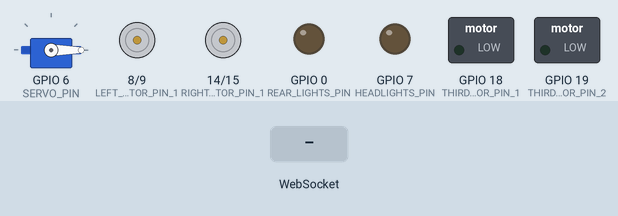
This sketch was run on a simulated ESP32-S3. Parts: servo, motor-driver pin pairs drawn as motors (green arrow = first pin HIGH = forward, orange = second pin HIGH = backward, longer = more drive), switched loads named in the sketch (green lamp = pin HIGH), output pins drawn as LEDs (lit = HIGH). Inputs (shaded band) come from the test bench. WiFi joins after 1.5 s; servers stay silent unless stated; storage starts empty; not simulated (calls return 0 or success): secrets.h; what the sketch prints to the serial monitor is not drawn.

Above: at 3.2 s.
3.3 s: WebSocket text "forward" received
At 4.0 s:
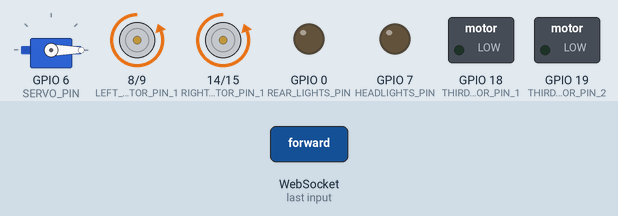
4.8 s: WebSocket text "backward" received
At 5.1 s:
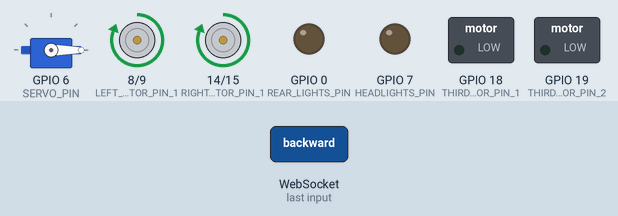
6.3 s: WebSocket text "left" received
At 7.5 s:
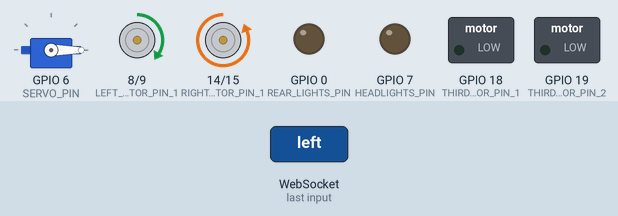
7.8 s: WebSocket text "right" received
At 8.6 s:
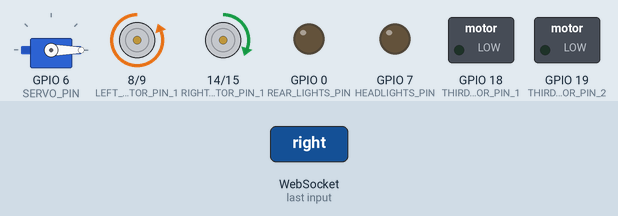
9.3 s: WebSocket text "forwardLeft" received
At 9.7 s:
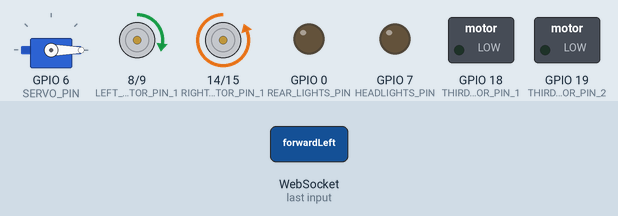
10.8 s: WebSocket text "backwardLeft" received
At 12.1 s:
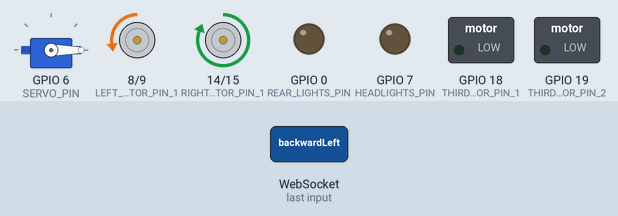
Timing chart, 0 to 13.3 s (numbered marks = the images above; inputs shaded):
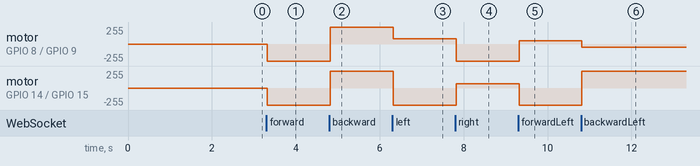

Measured:
- after the input at 3.3 s, motor on GPIO 8 (LEFT_MOTOR_PIN_1) / GPIO 9 (LEFT_MOTOR_PIN_2), motor on GPIO 14 (RIGHT_MOTOR_PIN_1) / GPIO 15 (RIGHT_MOTOR_PIN_2): stopped → backward 255/255 at once
- after the input at 4.8 s, motor on GPIO 8 (LEFT_MOTOR_PIN_1) / GPIO 9 (LEFT_MOTOR_PIN_2), motor on GPIO 14 (RIGHT_MOTOR_PIN_1) / GPIO 15 (RIGHT_MOTOR_PIN_2): backward 255/255 → forward 255/255 at once
- after the input at 6.3 s, motor on GPIO 8 (LEFT_MOTOR_PIN_1) / GPIO 9 (LEFT_MOTOR_PIN_2): forward 255/255 → forward 76/255 at once; motor on GPIO 14 (RIGHT_MOTOR_PIN_1) / GPIO 15 (RIGHT_MOTOR_PIN_2): forward 255/255 → backward 255/255 at once
- after the input at 7.8 s, motor on GPIO 8 (LEFT_MOTOR_PIN_1) / GPIO 9 (LEFT_MOTOR_PIN_2): forward 76/255 → backward 255/255 at once; motor on GPIO 14 (RIGHT_MOTOR_PIN_1) / GPIO 15 (RIGHT_MOTOR_PIN_2): backward 255/255 → forward 63/255 at once
- after the input at 9.3 s, motor on GPIO 8 (LEFT_MOTOR_PIN_1) / GPIO 9 (LEFT_MOTOR_PIN_2): backward 255/255 → forward 51/255 at once; motor on GPIO 14 (RIGHT_MOTOR_PIN_1) / GPIO 15 (RIGHT_MOTOR_PIN_2): forward 63/255 → backward 255/255 at once
- after the input at 10.8 s, motor on GPIO 8 (LEFT_MOTOR_PIN_1) / GPIO 9 (LEFT_MOTOR_PIN_2): forward 51/255 → backward 51/255 at once; motor on GPIO 14 (RIGHT_MOTOR_PIN_1) / GPIO 15 (RIGHT_MOTOR_PIN_2): backward 255/255 → forward 255/255 at once

The sketch:

MainCode.ino
```cpp
#include <WiFi.h>
#include <ESPAsyncWebServer.h>
#include <AsyncWebSocket.h>
#include <LittleFS.h>
#include <ESP32Servo.h>

#include "utils.h"
#include "secrets.h"

#define SERVO_PIN 6

Servo servo;

const int speed = 255;
double rightTurnReversePercentage = 0.25;
double leftTurnReversePercentage = 0.3;
bool headlightsIsOn = false;
bool rearLightsIsOn = false;

AsyncWebServer server(80);
AsyncWebSocket webSocket("/ws");

void dealWithMessage(String msg) {
  if (msg.length() > 0) {
    if (msg[0] == 'R') {
      rightTurnReversePercentage = msg.substring(1).toDouble() / 100;
      return;
    } else if (msg[0] == 'L') {
      leftTurnReversePercentage = msg.substring(1).toDouble() / 100;
      return;
    } else if (msg[0] == 'S') {
      servo.write(msg.substring(1).toInt());
      return;
    }
  }

  if (msg == "forward") {
    moveForward(speed);
  } else if (msg == "backward") {
    moveBackward(speed);
  } else if (msg == "left") {
    moveLeft(speed, leftTurnReversePercentage);
  } else if (msg == "right") {
    moveRight(speed, rightTurnReversePercentage);
  } else if (msg == "forwardLeft") {
    diagonalForwardLeft(speed);
  } else if (msg == "forwardRight") {
    diagonalForwardRight(speed);
  } else if (msg == "backwardLeft") {
    diagonalBackwardLeft(speed);
  } else if (msg == "backwardRight") {
    diagonalBackwardRight(speed);
  } else if (msg == "stopCar") {
    moveForward(0);
  } else if (msg == "headlights") {
    headlightsIsOn = !headlightsIsOn;
    toggleHeadlights(headlightsIsOn);
  } else if (msg == "rearLights") {
    rearLightsIsOn = !rearLightsIsOn;
    toggleRearLights(rearLightsIsOn);
  } else if (msg == "direction1") {
    thirdMotorDirection1();
  } else if (msg == "direction2") {
    thirdMotorDirection2();
  } else if (msg == "stopThirdMotor") {
    stopThirdMotor();
  } else {
    Serial.println("Message is not recognized: " + msg);
  }
}

// Actual webSocket code
void onWebSocketEvent(AsyncWebSocket* server, AsyncWebSocketClient* client, AwsEventType type, void* arg, uint8_t* payload, size_t length) {
  switch (type) {
    case WS_EVT_CONNECT:
      Serial.println("Client connected");
      break;
    case WS_EVT_DISCONNECT:
      Serial.println("Client disconnected");
      break;
    case WS_EVT_DATA:
      String msg = String((char*)payload); // Converts from bytes to chars
      Serial.printf("Received text: %s\n", msg);
      dealWithMessage(msg);
      break;
  }
}


void setup() {
  Serial.begin(115200);
  delay(2000);

  servo.attach(SERVO_PIN, 500, 2500);

  setupMotors();
  setupLights();
  servo.write(0);

  // Mounting File System
  Serial.println("Mounting LittleFS...");
  // format if filesystem not present
  if (!LittleFS.begin(true, "/littlefs", 10, "littlefs")) {
    Serial.println("LittleFS Mount Failed");
    return;
  }
  Serial.println("LittleFS Mounted!");

  // webSocket.begin();
  webSocket.onEvent(onWebSocketEvent);
  server.addHandler(&webSocket);

  // WiFi AP (Access Point)
  WiFi.mode(WIFI_AP);
  WiFi.softAP(ssid, password);  // Starting Access Point mode, as opposed to WiFi.begin(ssid, password) for local network
  Serial.print("AP IP address: ");
  Serial.println(WiFi.softAPIP());  // serve as Access Point, not via local network with WiFi.LocalIP()

  server.serveStatic("/", LittleFS, "/").setDefaultFile("index.html");
  server.begin();

  Serial.println("Server turned on");
}

void loop() {
  webSocket.cleanupClients();
}
```

utils.cpp
```cpp
#include <Arduino.h>
#include "utils.h"

void toggleHeadlights(bool isOn) {
  digitalWrite(HEADLIGHTS_PIN, isOn ? HIGH : LOW);
}

void toggleRearLights(bool isOn) {
  digitalWrite(REAR_LIGHTS_PIN, isOn ? HIGH : LOW);
}

void setupLights() {
  pinMode(HEADLIGHTS_PIN, OUTPUT);
  pinMode(REAR_LIGHTS_PIN, OUTPUT);

  toggleHeadlights(false);
  toggleRearLights(false);
}

void setMotorPwm(int pin1, int pin2, int pwm) {
  pwm = constrain(pwm, -255, 255);

  if (pwm < 0) { // reverse
    ledcWrite(pin1, -pwm);
    ledcWrite(pin2, 0);
  }
  else if (pwm > 0) { // forward
    ledcWrite(pin1, 0);
    ledcWrite(pin2, pwm);
  }
  else { // stop
    ledcWrite(pin1, 0);
    ledcWrite(pin2, 0);
  }
}

void setupMotors() {
  ledcAttach(LEFT_MOTOR_PIN_1, PWM_FREQ, PWM_RES);
  ledcAttach(LEFT_MOTOR_PIN_2, PWM_FREQ, PWM_RES);

  ledcAttach(RIGHT_MOTOR_PIN_1, PWM_FREQ, PWM_RES);
  ledcAttach(RIGHT_MOTOR_PIN_2, PWM_FREQ, PWM_RES);

  pinMode(THIRD_MOTOR_PIN_1, OUTPUT);
  pinMode(THIRD_MOTOR_PIN_2, OUTPUT);

  setMotorPwm(LEFT_MOTOR_PIN_1, LEFT_MOTOR_PIN_2, 0);
  setMotorPwm(RIGHT_MOTOR_PIN_1, RIGHT_MOTOR_PIN_2, 0);
  stopThirdMotor();
}

void moveForward(int speed) {
  speed = constrain(speed, -255, 255);
  setMotorPwm(LEFT_MOTOR_PIN_1, LEFT_MOTOR_PIN_2, speed);
  setMotorPwm(RIGHT_MOTOR_PIN_1, RIGHT_MOTOR_PIN_2, speed);
}

void moveBackward(int speed) {
  moveForward(-speed);
}

void moveLeft(int speed, double reverseMotorPercent) {
  speed = constrain(speed, -255, 255);
  setMotorPwm(RIGHT_MOTOR_PIN_1, RIGHT_MOTOR_PIN_2, speed);
  setMotorPwm(LEFT_MOTOR_PIN_1, LEFT_MOTOR_PIN_2, -(int)floor(speed * reverseMotorPercent));
}

void moveRight(int speed, double reverseMotorPercent) {
  speed = constrain(speed, -255, 255);
  setMotorPwm(RIGHT_MOTOR_PIN_1, RIGHT_MOTOR_PIN_2, -(int)floor(speed * reverseMotorPercent));
  setMotorPwm(LEFT_MOTOR_PIN_1, LEFT_MOTOR_PIN_2, speed);
}

void diagonalForwardLeft(int speed) {
  speed = constrain(speed, -255, 255);
  setMotorPwm(RIGHT_MOTOR_PIN_1, RIGHT_MOTOR_PIN_2, speed);
  setMotorPwm(LEFT_MOTOR_PIN_1, LEFT_MOTOR_PIN_2, (int)floor(-speed * 0.2));
}

void diagonalForwardRight(int speed) {
  speed = constrain(speed, -255, 255);
  setMotorPwm(RIGHT_MOTOR_PIN_1, RIGHT_MOTOR_PIN_2, (int)floor(-speed * 0.2));
  setMotorPwm(LEFT_MOTOR_PIN_1, LEFT_MOTOR_PIN_2, speed);
}

void diagonalBackwardLeft(int speed) {
  diagonalForwardLeft(-speed);
}

void diagonalBackwardRight(int speed) {
  diagonalForwardRight(-speed);
}

void thirdMotorDirection1() {
  digitalWrite(THIRD_MOTOR_PIN_1, HIGH);
  digitalWrite(THIRD_MOTOR_PIN_2, LOW);
}

void thirdMotorDirection2() {
  digitalWrite(THIRD_MOTOR_PIN_1, LOW);
  digitalWrite(THIRD_MOTOR_PIN_2, HIGH);
}

void stopThirdMotor() {
  digitalWrite(THIRD_MOTOR_PIN_1, LOW);
  digitalWrite(THIRD_MOTOR_PIN_2, LOW);
}
```

utils.h
```cpp
#ifndef UTILS_H
#define UTILS_H

#define LEFT_MOTOR_PIN_1 8
#define LEFT_MOTOR_PIN_2 9

#define RIGHT_MOTOR_PIN_1 14
#define RIGHT_MOTOR_PIN_2 15

#define THIRD_MOTOR_PIN_1 18
#define THIRD_MOTOR_PIN_2 19

#define HEADLIGHTS_PIN 7
#define REAR_LIGHTS_PIN 0

#define PWM_FREQ 1000      // 1 kHz PWM
#define PWM_RES 8          // 8-bit resolution/motor speed range (0-255)

void toggleHeadlights(bool isOn);
void toggleRearLights(bool isOn);

void setupLights();

void setMotorPwm(int pin1, int pin2, int pwm);

void setupMotors();

void moveForward(int speed);
void moveBackward(int speed);

void moveLeft(int speed, double reverseMotorPercent);
void moveRight(int speed, double reverseMotorPercent);

void diagonalForwardLeft(int speed);
void diagonalForwardRight(int speed);

void diagonalBackwardLeft(int speed);
void diagonalBackwardRight(int speed);

void thirdMotorDirection1();
void thirdMotorDirection2();
void stopThirdMotor();

#endif // UTILS_H
```
